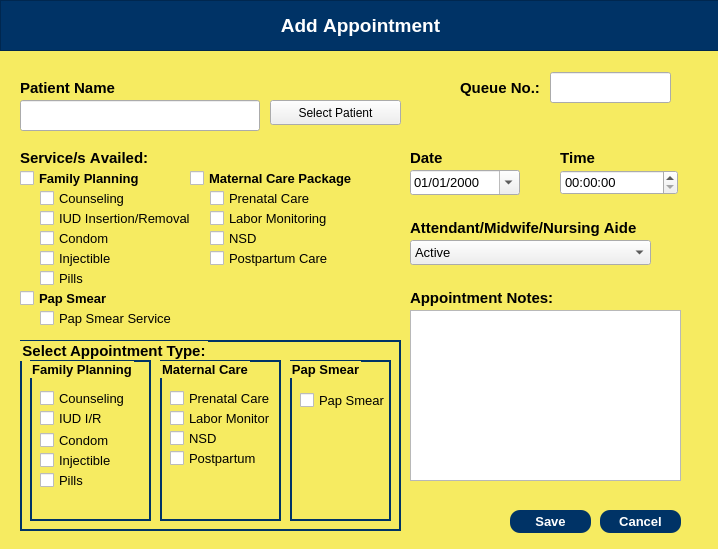
<?xml version="1.0" encoding="UTF-8"?>
<ui version="4.0">
 <class>mw_Dialog</class>
 <widget class="QDialog" name="mw_Dialog">
  <property name="geometry">
   <rect>
    <x>0</x>
    <y>0</y>
    <width>718</width>
    <height>549</height>
   </rect>
  </property>
  <property name="windowTitle">
   <string>Dialog</string>
  </property>
  <widget class="QWidget" name="mw_widgetAddApp" native="true">
   <property name="geometry">
    <rect>
     <x>0</x>
     <y>0</y>
     <width>720</width>
     <height>550</height>
    </rect>
   </property>
   <property name="maximumSize">
    <size>
     <width>720</width>
     <height>550</height>
    </size>
   </property>
   <property name="font">
    <font>
     <family>Arial</family>
     <kerning>false</kerning>
    </font>
   </property>
   <property name="styleSheet">
    <string notr="true">QWidget #mw_widgetAddApp {
	background-color:  rgb(246, 235, 97);
}</string>
   </property>
   <widget class="QFrame" name="mw_frame">
    <property name="geometry">
     <rect>
      <x>0</x>
      <y>0</y>
      <width>720</width>
      <height>51</height>
     </rect>
    </property>
    <property name="font">
     <font>
      <family>Arial</family>
      <kerning>false</kerning>
     </font>
    </property>
    <property name="styleSheet">
     <string notr="true">background-color: rgb(0, 51, 102);
color: white;</string>
    </property>
    <property name="frameShape">
     <enum>QFrame::StyledPanel</enum>
    </property>
    <property name="frameShadow">
     <enum>QFrame::Raised</enum>
    </property>
    <widget class="QLabel" name="mw_label">
     <property name="geometry">
      <rect>
       <x>210</x>
       <y>10</y>
       <width>301</width>
       <height>31</height>
      </rect>
     </property>
     <property name="font">
      <font>
       <family>Arial</family>
       <pointsize>14</pointsize>
       <weight>75</weight>
       <bold>true</bold>
       <kerning>false</kerning>
      </font>
     </property>
     <property name="text">
      <string>Add Appointment</string>
     </property>
     <property name="alignment">
      <set>Qt::AlignCenter</set>
     </property>
    </widget>
   </widget>
   <widget class="QLabel" name="mw_label_2">
    <property name="geometry">
     <rect>
      <x>20</x>
      <y>80</y>
      <width>141</width>
      <height>16</height>
     </rect>
    </property>
    <property name="font">
     <font>
      <family>Arial</family>
      <pointsize>11</pointsize>
      <weight>75</weight>
      <bold>true</bold>
      <kerning>false</kerning>
     </font>
    </property>
    <property name="text">
     <string>Patient Name</string>
    </property>
   </widget>
   <widget class="QPushButton" name="mw_pushBtnCancelApp">
    <property name="geometry">
     <rect>
      <x>600</x>
      <y>510</y>
      <width>81</width>
      <height>23</height>
     </rect>
    </property>
    <property name="font">
     <font>
      <family>Arial</family>
      <pointsize>10</pointsize>
      <weight>75</weight>
      <bold>true</bold>
      <kerning>false</kerning>
     </font>
    </property>
    <property name="styleSheet">
     <string notr="true">background-color: rgb(0, 51, 102);
color: white;
border-radius: 10px;</string>
    </property>
    <property name="text">
     <string>Cancel</string>
    </property>
    <property name="checkable">
     <bool>false</bool>
    </property>
   </widget>
   <widget class="QLabel" name="mw_label_3">
    <property name="geometry">
     <rect>
      <x>20</x>
      <y>150</y>
      <width>141</width>
      <height>16</height>
     </rect>
    </property>
    <property name="font">
     <font>
      <family>Arial</family>
      <pointsize>11</pointsize>
      <weight>75</weight>
      <bold>true</bold>
      <kerning>false</kerning>
     </font>
    </property>
    <property name="text">
     <string>Service/s Availed:</string>
    </property>
   </widget>
   <widget class="QLabel" name="mw_label_4">
    <property name="geometry">
     <rect>
      <x>560</x>
      <y>150</y>
      <width>91</width>
      <height>16</height>
     </rect>
    </property>
    <property name="font">
     <font>
      <family>Arial</family>
      <pointsize>11</pointsize>
      <weight>75</weight>
      <bold>true</bold>
      <kerning>false</kerning>
     </font>
    </property>
    <property name="text">
     <string>Time</string>
    </property>
   </widget>
   <widget class="QLabel" name="mw_label_5">
    <property name="geometry">
     <rect>
      <x>410</x>
      <y>150</y>
      <width>131</width>
      <height>16</height>
     </rect>
    </property>
    <property name="font">
     <font>
      <family>Arial</family>
      <pointsize>11</pointsize>
      <weight>75</weight>
      <bold>true</bold>
      <kerning>false</kerning>
     </font>
    </property>
    <property name="text">
     <string>Date</string>
    </property>
   </widget>
   <widget class="QPushButton" name="mw_pushBtnSaveApp">
    <property name="geometry">
     <rect>
      <x>510</x>
      <y>510</y>
      <width>81</width>
      <height>23</height>
     </rect>
    </property>
    <property name="font">
     <font>
      <family>Arial</family>
      <pointsize>10</pointsize>
      <weight>75</weight>
      <bold>true</bold>
      <kerning>false</kerning>
     </font>
    </property>
    <property name="styleSheet">
     <string notr="true">background-color: rgb(0, 51, 102);
color: white;
border-radius: 10px;</string>
    </property>
    <property name="text">
     <string>Save</string>
    </property>
    <property name="checkable">
     <bool>false</bool>
    </property>
   </widget>
   <widget class="QDateEdit" name="mw_dateEditAppDate">
    <property name="geometry">
     <rect>
      <x>410</x>
      <y>170</y>
      <width>110</width>
      <height>25</height>
     </rect>
    </property>
    <property name="font">
     <font>
      <family>Arial</family>
      <pointsize>10</pointsize>
     </font>
    </property>
    <property name="displayFormat">
     <string>MM/dd/yyyy</string>
    </property>
    <property name="calendarPopup">
     <bool>true</bool>
    </property>
   </widget>
   <widget class="QTimeEdit" name="mw_timeEditAppTime">
    <property name="geometry">
     <rect>
      <x>560</x>
      <y>170</y>
      <width>118</width>
      <height>25</height>
     </rect>
    </property>
    <property name="font">
     <font>
      <family>Arial</family>
      <pointsize>10</pointsize>
     </font>
    </property>
    <property name="calendarPopup">
     <bool>true</bool>
    </property>
   </widget>
   <widget class="QPushButton" name="mw_btnSearchPatient">
    <property name="geometry">
     <rect>
      <x>270</x>
      <y>100</y>
      <width>131</width>
      <height>25</height>
     </rect>
    </property>
    <property name="text">
     <string>Select Patient</string>
    </property>
   </widget>
   <widget class="QLineEdit" name="mw_lineEditSelectedPatient">
    <property name="geometry">
     <rect>
      <x>20</x>
      <y>100</y>
      <width>240</width>
      <height>31</height>
     </rect>
    </property>
    <property name="font">
     <font>
      <family>Arial</family>
      <pointsize>10</pointsize>
      <kerning>false</kerning>
     </font>
    </property>
   </widget>
   <widget class="QComboBox" name="mw_comboBoxAttendant">
    <property name="geometry">
     <rect>
      <x>410</x>
      <y>240</y>
      <width>241</width>
      <height>25</height>
     </rect>
    </property>
    <property name="font">
     <font>
      <family>Arial</family>
      <pointsize>10</pointsize>
      <kerning>false</kerning>
     </font>
    </property>
    <property name="currentText">
     <string>Active</string>
    </property>
    <property name="currentIndex">
     <number>0</number>
    </property>
    <item>
     <property name="text">
      <string>Active</string>
     </property>
    </item>
   </widget>
   <widget class="QTextEdit" name="mw_textEditAppNotes">
    <property name="geometry">
     <rect>
      <x>410</x>
      <y>310</y>
      <width>271</width>
      <height>171</height>
     </rect>
    </property>
    <property name="font">
     <font>
      <family>Arial</family>
      <pointsize>10</pointsize>
     </font>
    </property>
   </widget>
   <widget class="QCheckBox" name="mw_checkBoxFamPlan">
    <property name="geometry">
     <rect>
      <x>20</x>
      <y>170</y>
      <width>141</width>
      <height>17</height>
     </rect>
    </property>
    <property name="font">
     <font>
      <family>Arial</family>
      <pointsize>10</pointsize>
      <weight>75</weight>
      <bold>true</bold>
     </font>
    </property>
    <property name="text">
     <string>Family Planning</string>
    </property>
   </widget>
   <widget class="QCheckBox" name="mw_checkBoxMatCare">
    <property name="geometry">
     <rect>
      <x>190</x>
      <y>170</y>
      <width>171</width>
      <height>17</height>
     </rect>
    </property>
    <property name="font">
     <font>
      <family>Arial</family>
      <pointsize>10</pointsize>
      <weight>75</weight>
      <bold>true</bold>
     </font>
    </property>
    <property name="text">
     <string>Maternal Care Package</string>
    </property>
   </widget>
   <widget class="QCheckBox" name="mw_checkBoxCounseling">
    <property name="geometry">
     <rect>
      <x>40</x>
      <y>190</y>
      <width>111</width>
      <height>17</height>
     </rect>
    </property>
    <property name="font">
     <font>
      <family>Arial</family>
      <pointsize>10</pointsize>
     </font>
    </property>
    <property name="text">
     <string>Counseling</string>
    </property>
   </widget>
   <widget class="QCheckBox" name="mw_checkBoxIUD">
    <property name="geometry">
     <rect>
      <x>40</x>
      <y>210</y>
      <width>151</width>
      <height>17</height>
     </rect>
    </property>
    <property name="font">
     <font>
      <family>Arial</family>
      <pointsize>10</pointsize>
     </font>
    </property>
    <property name="text">
     <string>IUD Insertion/Removal</string>
    </property>
   </widget>
   <widget class="QCheckBox" name="mw_checkBoxCondom">
    <property name="geometry">
     <rect>
      <x>40</x>
      <y>230</y>
      <width>91</width>
      <height>17</height>
     </rect>
    </property>
    <property name="font">
     <font>
      <family>Arial</family>
      <pointsize>10</pointsize>
     </font>
    </property>
    <property name="text">
     <string>Condom</string>
    </property>
   </widget>
   <widget class="QCheckBox" name="mw_checkBoxInjectible">
    <property name="geometry">
     <rect>
      <x>40</x>
      <y>250</y>
      <width>91</width>
      <height>17</height>
     </rect>
    </property>
    <property name="font">
     <font>
      <family>Arial</family>
      <pointsize>10</pointsize>
     </font>
    </property>
    <property name="text">
     <string>Injectible</string>
    </property>
   </widget>
   <widget class="QCheckBox" name="mw_checkBoxPills">
    <property name="geometry">
     <rect>
      <x>40</x>
      <y>270</y>
      <width>91</width>
      <height>17</height>
     </rect>
    </property>
    <property name="font">
     <font>
      <family>Arial</family>
      <pointsize>10</pointsize>
     </font>
    </property>
    <property name="text">
     <string>Pills</string>
    </property>
   </widget>
   <widget class="QCheckBox" name="mw_checkBoxPrenatal">
    <property name="geometry">
     <rect>
      <x>210</x>
      <y>190</y>
      <width>131</width>
      <height>17</height>
     </rect>
    </property>
    <property name="font">
     <font>
      <family>Arial</family>
      <pointsize>10</pointsize>
     </font>
    </property>
    <property name="text">
     <string>Prenatal Care</string>
    </property>
   </widget>
   <widget class="QCheckBox" name="mw_checkBoxLaborMonitoring">
    <property name="geometry">
     <rect>
      <x>210</x>
      <y>210</y>
      <width>131</width>
      <height>17</height>
     </rect>
    </property>
    <property name="font">
     <font>
      <family>Arial</family>
      <pointsize>10</pointsize>
     </font>
    </property>
    <property name="text">
     <string>Labor Monitoring</string>
    </property>
   </widget>
   <widget class="QCheckBox" name="mw_checkBoxNSD">
    <property name="geometry">
     <rect>
      <x>210</x>
      <y>230</y>
      <width>131</width>
      <height>17</height>
     </rect>
    </property>
    <property name="font">
     <font>
      <family>Arial</family>
      <pointsize>10</pointsize>
     </font>
    </property>
    <property name="text">
     <string>NSD</string>
    </property>
   </widget>
   <widget class="QCheckBox" name="mw_checkBoxPostpartumCare">
    <property name="geometry">
     <rect>
      <x>210</x>
      <y>250</y>
      <width>131</width>
      <height>17</height>
     </rect>
    </property>
    <property name="font">
     <font>
      <family>Arial</family>
      <pointsize>10</pointsize>
     </font>
    </property>
    <property name="text">
     <string>Postpartum Care</string>
    </property>
   </widget>
   <widget class="QCheckBox" name="mw_checkBoxPS">
    <property name="geometry">
     <rect>
      <x>20</x>
      <y>290</y>
      <width>171</width>
      <height>17</height>
     </rect>
    </property>
    <property name="font">
     <font>
      <family>Arial</family>
      <pointsize>10</pointsize>
      <weight>75</weight>
      <bold>true</bold>
     </font>
    </property>
    <property name="text">
     <string>Pap Smear</string>
    </property>
   </widget>
   <widget class="QCheckBox" name="mw_checkBoxPapSmearService">
    <property name="geometry">
     <rect>
      <x>40</x>
      <y>310</y>
      <width>141</width>
      <height>17</height>
     </rect>
    </property>
    <property name="font">
     <font>
      <family>Arial</family>
      <pointsize>10</pointsize>
     </font>
    </property>
    <property name="text">
     <string>Pap Smear Service</string>
    </property>
   </widget>
   <widget class="QLabel" name="mw_label_7">
    <property name="geometry">
     <rect>
      <x>410</x>
      <y>220</y>
      <width>231</width>
      <height>16</height>
     </rect>
    </property>
    <property name="font">
     <font>
      <family>Arial</family>
      <pointsize>11</pointsize>
      <weight>75</weight>
      <bold>true</bold>
      <kerning>false</kerning>
     </font>
    </property>
    <property name="text">
     <string>Attendant/Midwife/Nursing Aide</string>
    </property>
   </widget>
   <widget class="QLabel" name="mw_label_8">
    <property name="geometry">
     <rect>
      <x>410</x>
      <y>290</y>
      <width>151</width>
      <height>16</height>
     </rect>
    </property>
    <property name="font">
     <font>
      <family>Arial</family>
      <pointsize>11</pointsize>
      <weight>75</weight>
      <bold>true</bold>
      <kerning>false</kerning>
     </font>
    </property>
    <property name="text">
     <string>Appointment Notes:</string>
    </property>
   </widget>
   <widget class="QLabel" name="mw_label_9">
    <property name="geometry">
     <rect>
      <x>460</x>
      <y>80</y>
      <width>81</width>
      <height>16</height>
     </rect>
    </property>
    <property name="font">
     <font>
      <family>Arial</family>
      <pointsize>11</pointsize>
      <weight>75</weight>
      <bold>true</bold>
      <kerning>false</kerning>
     </font>
    </property>
    <property name="text">
     <string>Queue No.:</string>
    </property>
   </widget>
   <widget class="QLineEdit" name="mw_lineEditQueueNumber">
    <property name="geometry">
     <rect>
      <x>550</x>
      <y>72</y>
      <width>121</width>
      <height>31</height>
     </rect>
    </property>
    <property name="font">
     <font>
      <family>Arial</family>
      <pointsize>14</pointsize>
      <weight>75</weight>
      <bold>true</bold>
      <kerning>false</kerning>
     </font>
    </property>
    <property name="alignment">
     <set>Qt::AlignCenter</set>
    </property>
   </widget>
   <widget class="QGroupBox" name="mw_appointmentType">
    <property name="geometry">
     <rect>
      <x>20</x>
      <y>340</y>
      <width>381</width>
      <height>191</height>
     </rect>
    </property>
    <property name="font">
     <font>
      <family>Arial</family>
      <pointsize>11</pointsize>
      <weight>75</weight>
      <bold>true</bold>
     </font>
    </property>
    <property name="styleSheet">
     <string notr="true">QGroupBox {
    border: 2px solid  rgb(0, 51, 102);
    font-weight: bold;
}
</string>
    </property>
    <property name="title">
     <string>Select Appointment Type:</string>
    </property>
    <widget class="QGroupBox" name="mw_groupBoxFamPlan">
     <property name="geometry">
      <rect>
       <x>10</x>
       <y>20</y>
       <width>121</width>
       <height>161</height>
      </rect>
     </property>
     <property name="font">
      <font>
       <family>Arial</family>
       <pointsize>10</pointsize>
       <weight>75</weight>
       <bold>true</bold>
      </font>
     </property>
     <property name="title">
      <string>Family Planning</string>
     </property>
     <widget class="QCheckBox" name="mw_checkBoxFPCounseling">
      <property name="geometry">
       <rect>
        <x>10</x>
        <y>30</y>
        <width>101</width>
        <height>17</height>
       </rect>
      </property>
      <property name="font">
       <font>
        <family>Arial</family>
        <pointsize>10</pointsize>
       </font>
      </property>
      <property name="text">
       <string>Counseling</string>
      </property>
     </widget>
     <widget class="QCheckBox" name="mw_checkBoxFPIUD">
      <property name="geometry">
       <rect>
        <x>10</x>
        <y>50</y>
        <width>101</width>
        <height>17</height>
       </rect>
      </property>
      <property name="font">
       <font>
        <family>Arial</family>
        <pointsize>10</pointsize>
       </font>
      </property>
      <property name="text">
       <string>IUD I/R</string>
      </property>
     </widget>
     <widget class="QCheckBox" name="mw_checkBoxFPCondom">
      <property name="geometry">
       <rect>
        <x>10</x>
        <y>70</y>
        <width>101</width>
        <height>20</height>
       </rect>
      </property>
      <property name="font">
       <font>
        <family>Arial</family>
        <pointsize>10</pointsize>
       </font>
      </property>
      <property name="text">
       <string>Condom</string>
      </property>
     </widget>
     <widget class="QCheckBox" name="mw_checkBoxFPInjectible">
      <property name="geometry">
       <rect>
        <x>10</x>
        <y>90</y>
        <width>101</width>
        <height>20</height>
       </rect>
      </property>
      <property name="font">
       <font>
        <family>Arial</family>
        <pointsize>10</pointsize>
       </font>
      </property>
      <property name="text">
       <string>Injectible</string>
      </property>
     </widget>
     <widget class="QCheckBox" name="mw_checkBoxFPPills">
      <property name="geometry">
       <rect>
        <x>10</x>
        <y>110</y>
        <width>101</width>
        <height>20</height>
       </rect>
      </property>
      <property name="font">
       <font>
        <family>Arial</family>
        <pointsize>10</pointsize>
       </font>
      </property>
      <property name="text">
       <string>Pills</string>
      </property>
     </widget>
    </widget>
    <widget class="QGroupBox" name="mw_groupBoxMatCare">
     <property name="geometry">
      <rect>
       <x>140</x>
       <y>20</y>
       <width>121</width>
       <height>161</height>
      </rect>
     </property>
     <property name="font">
      <font>
       <family>Arial</family>
       <pointsize>10</pointsize>
       <weight>75</weight>
       <bold>true</bold>
      </font>
     </property>
     <property name="title">
      <string>Maternal Care</string>
     </property>
     <widget class="QCheckBox" name="mw_checkBoxMCPrenatal">
      <property name="geometry">
       <rect>
        <x>10</x>
        <y>30</y>
        <width>131</width>
        <height>17</height>
       </rect>
      </property>
      <property name="font">
       <font>
        <family>Arial</family>
        <pointsize>10</pointsize>
       </font>
      </property>
      <property name="text">
       <string>Prenatal Care</string>
      </property>
     </widget>
     <widget class="QCheckBox" name="mw_checkBoxMCLaborMonitoring">
      <property name="geometry">
       <rect>
        <x>10</x>
        <y>50</y>
        <width>131</width>
        <height>17</height>
       </rect>
      </property>
      <property name="font">
       <font>
        <family>Arial</family>
        <pointsize>10</pointsize>
       </font>
      </property>
      <property name="text">
       <string>Labor Monitor</string>
      </property>
     </widget>
     <widget class="QCheckBox" name="mw_checkBoxMCNSD">
      <property name="geometry">
       <rect>
        <x>10</x>
        <y>70</y>
        <width>131</width>
        <height>17</height>
       </rect>
      </property>
      <property name="font">
       <font>
        <family>Arial</family>
        <pointsize>10</pointsize>
       </font>
      </property>
      <property name="text">
       <string>NSD</string>
      </property>
     </widget>
     <widget class="QCheckBox" name="mw_checkBoxMCPostpartum">
      <property name="geometry">
       <rect>
        <x>10</x>
        <y>90</y>
        <width>131</width>
        <height>17</height>
       </rect>
      </property>
      <property name="font">
       <font>
        <family>Arial</family>
        <pointsize>10</pointsize>
       </font>
      </property>
      <property name="text">
       <string>Postpartum</string>
      </property>
     </widget>
    </widget>
    <widget class="QGroupBox" name="mw_groupBoxPS">
     <property name="geometry">
      <rect>
       <x>270</x>
       <y>20</y>
       <width>101</width>
       <height>161</height>
      </rect>
     </property>
     <property name="font">
      <font>
       <family>Arial</family>
       <pointsize>10</pointsize>
       <weight>75</weight>
       <bold>true</bold>
      </font>
     </property>
     <property name="title">
      <string>Pap Smear</string>
     </property>
     <widget class="QCheckBox" name="mw_checkBoxPSPapSmearService">
      <property name="geometry">
       <rect>
        <x>10</x>
        <y>30</y>
        <width>131</width>
        <height>20</height>
       </rect>
      </property>
      <property name="font">
       <font>
        <family>Arial</family>
        <pointsize>10</pointsize>
       </font>
      </property>
      <property name="text">
       <string>Pap Smear</string>
      </property>
     </widget>
    </widget>
   </widget>
  </widget>
 </widget>
 <resources/>
 <connections/>
</ui>
